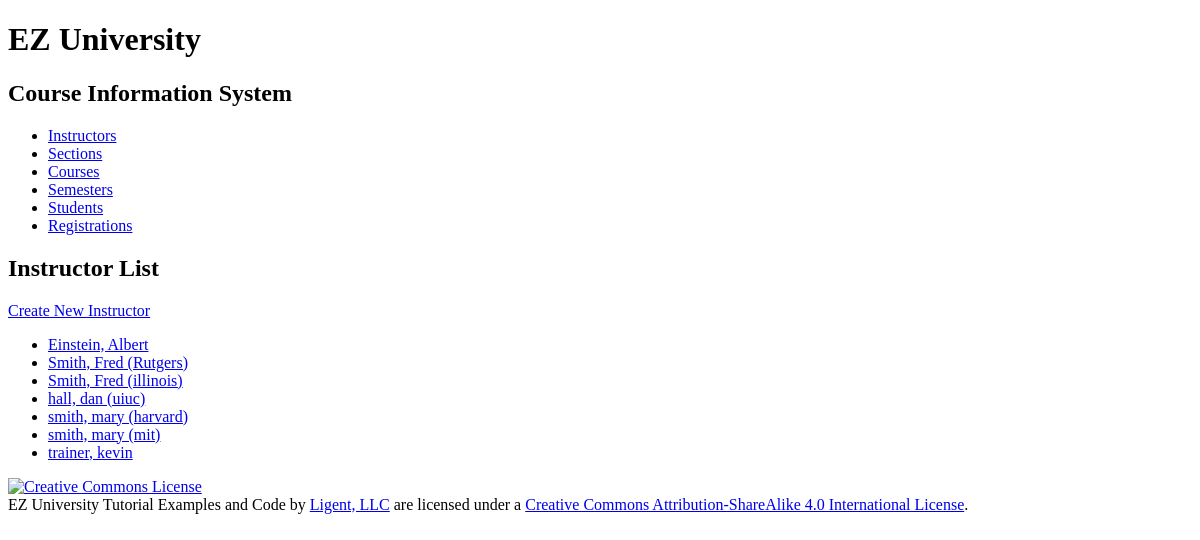
/instructor/, run on an earlier commit of the app's database.
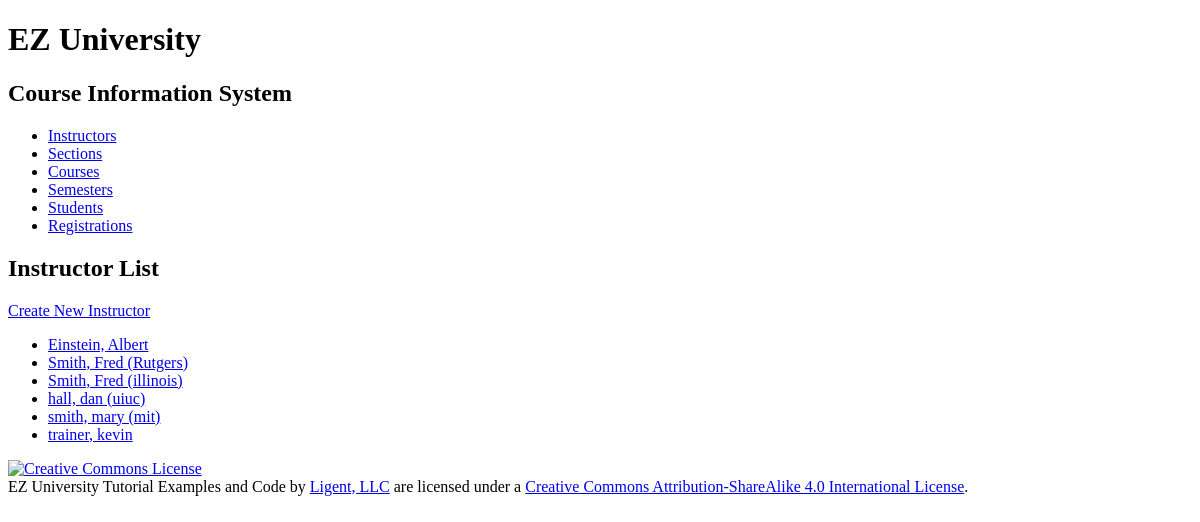
And on a later commit of the database.
### courseinfo/models.py (models this page shows, shortened)
class Instructor(models.Model):
    instructor_id = models.AutoField(primary_key=True)
    first_name = models.CharField(max_length=45)
    last_name = models.CharField(max_length=45)
    disambiguator = models.CharField(max_length=45, blank=True, default='')
    def __str__(self):
        result = ''
        if self.disambiguator == '':
            result = '%s, %s' % (self.last_name, self.first_name)
        else:
            result = '%s, %s (%s)' % (self.last_name, self.first_name, self.disambiguator)
        return result
    def get_absolute_url(self):
        return reverse('courseinfo_instructor_detail_urlpattern',
                       kwargs={'pk': self.pk})
    class Meta:
        ordering = ['last_name', 'first_name', 'disambiguator']
        constraints = [
            UniqueConstraint(fields=['last_name', 'first_name', 'disambiguator'],
                             name='unique_instructor')
        ]

### courseinfo/views.py (the view)
class InstructorList(View):
    def get(self, request):
        return render(
            request,
            'courseinfo/instructor_list.html',
            {'instructor_list': Instructor.objects.all()}
        )

### courseinfo/templates/courseinfo/instructor_list.html (shortened to what this page needs)
{% extends 'courseinfo/base.html' %}
{% block content %}
    <h2>Instructor List</h2>
    <div>
      <a href="{% url 'courseinfo_instructor_create_urlpattern' %}">
            Create New Instructor</a>
    </div>
    <ul>
        {% for instructor in instructor_list %}
            <li>
                <a href="{{ instructor.get_absolute_url }}">{{ instructor }}</a>
            </li>
        {% empty %}
            <li><em>There are currently no instructors available.</em></li>
        {% endfor %}
    </ul>
{% endblock %}

What changed in the data, as far as the page shows it:
removed Instructor: disambiguator+last_name+first_name "smith, mary (harvard)"
